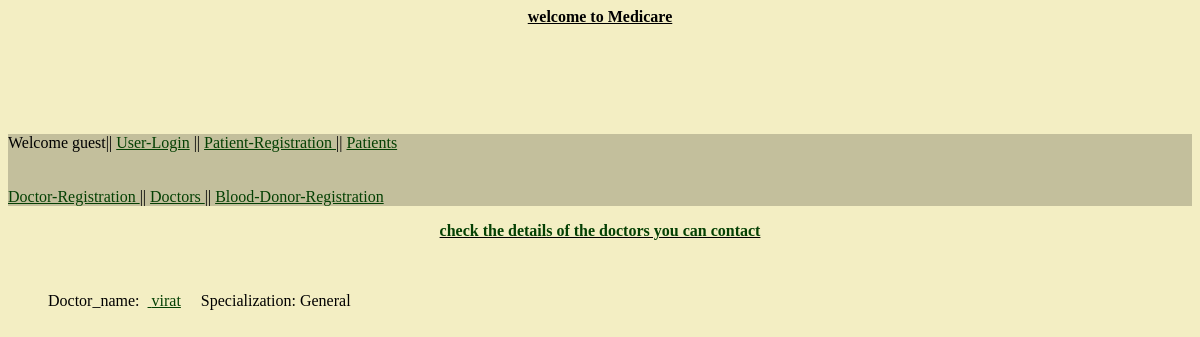
Page /patients/doctordata/ on the earlier database version.
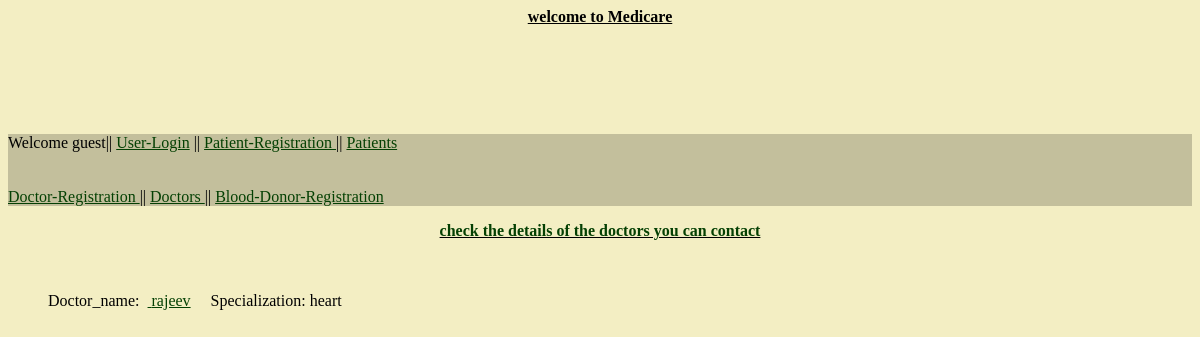
Same page on the later database version.
### patients/models.py (models this page shows)
class Doctors(models.Model):
    doctor = models.ForeignKey(User)
    doctor_name    = models.CharField(max_length = 30)
    specialization = models.CharField(max_length = 30)
    medicine     =  models.CharField(max_length = 75)
    mobile_no    = models.IntegerField()
    address     = models.TextField()
    img_upload  = models.FileField(upload_to = 'document')

### patients/views.py (the view)
def doctordata(request):
    users = Doctors.objects.all()
    return render_to_response('patients/doctorname.html',locals())

### templates/patients/doctorname.html (shortened to what this page needs)
{% extends "base.html" %}
{% block content %}
  <u><b><center><a>check the details of  the doctors  you can contact</a></center></u></b>
<ul>
   {%  for post in users %}
        <br><br>
       Doctor_name: &nbsp<a href = "/patients/doctorhome/{{ post.id }}"> {{ post.doctor_name }}</a> &nbsp &nbsp Specialization:&nbsp{{ post.specialization }}
    {%  endfor %}
</ul>
<br><br><br><br><br><br><br><br>
{% endblock  %}

Differences in the rows shown:
changed Doctors: doctor_name "virat" → "rajeev"; specialization "General" → "heart"
